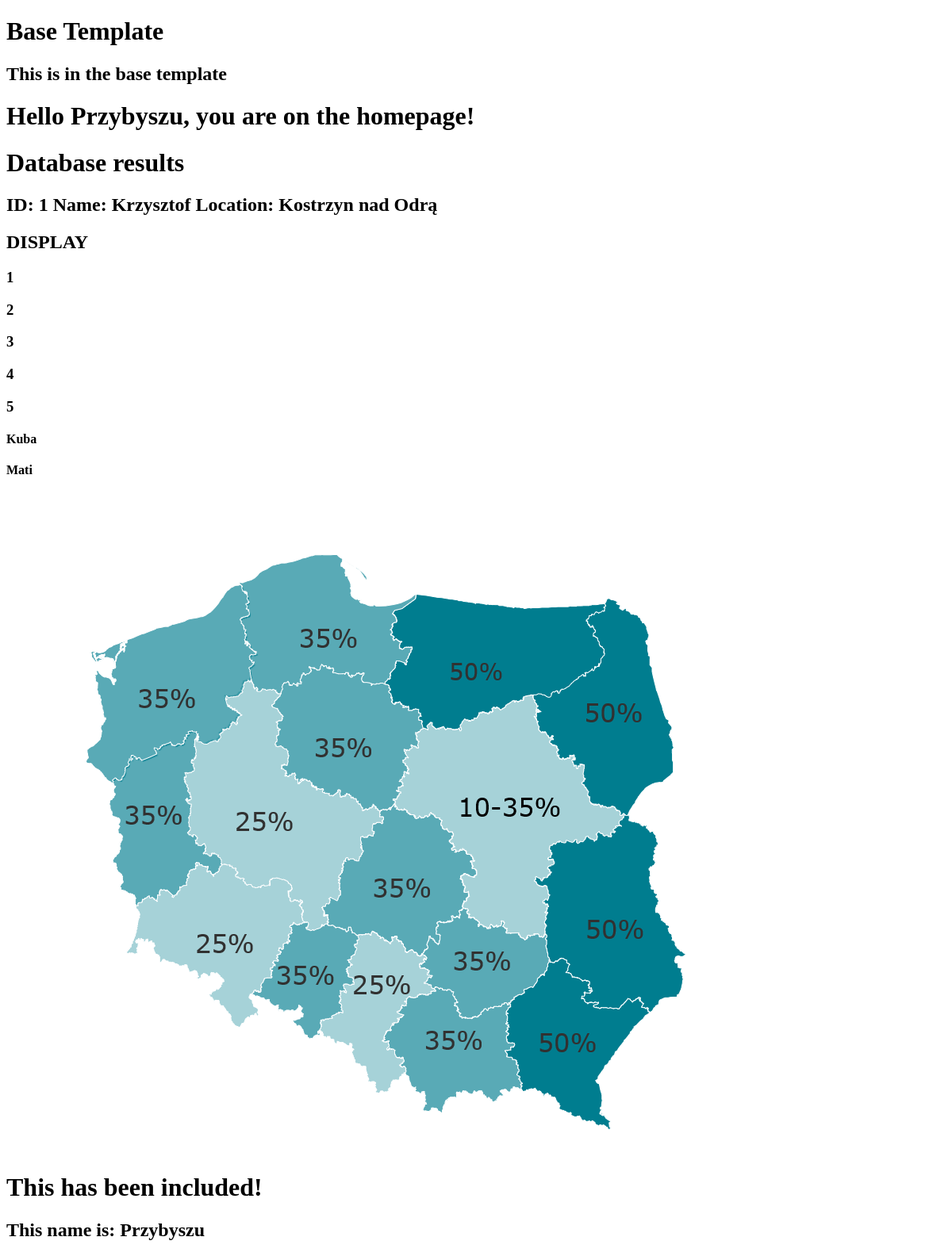
Page /home on the earlier database version.
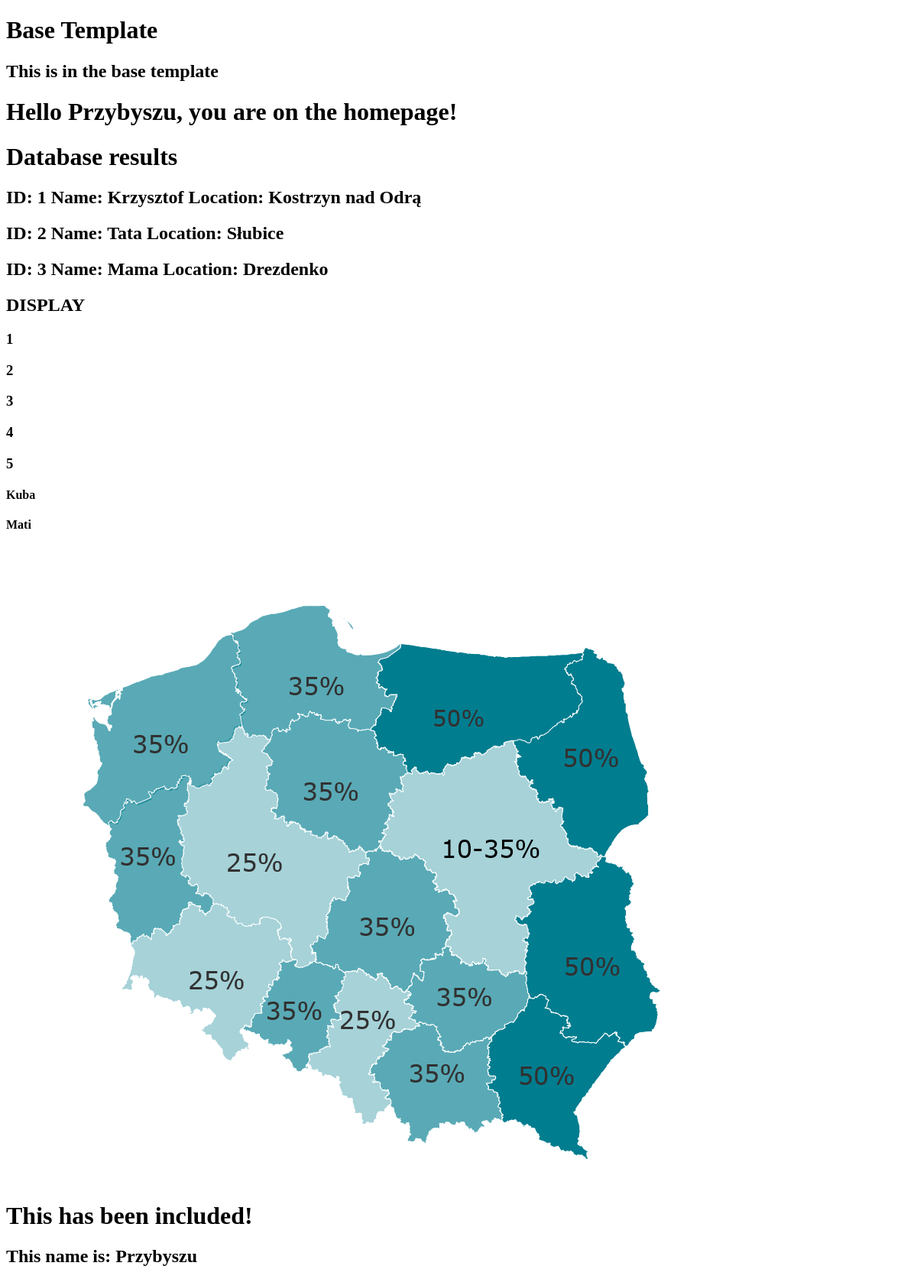
Same page on the later database version.
### tables this page shows
CREATE TABLE users (id integer primary key autoincrement, name text, location text);

### app.py (the view)
@app.route('/home', methods=['POST', 'GET'], defaults={'name': 'Przybyszu'})
@app.route('/home/<string:name>', methods=['POST', 'GET'])
def home(name):
    session['name'] = name
    db = get_db()
    cur = db.execute('select id, name, location from users')
    results = cur.fetchall()
    return render_template('home.html', name=name, display=True, mylist = [1,2,3,4,5], listdict = [{'name': 'Kuba'}, \
                            {'name': 'Mati'}], results=results)

### app.py (called while the page is built)
def connect_db():
    sql = sqlite3.connect('data.db')
    sql.row_factory = sqlite3.Row
    return sql

def get_db():
    if not hasattr(g, 'sqlite3'):
        g.sqlite_db = connect_db()
    return g.sqlite_db

### templates/home.html (shortened to what this page needs)
{% extends 'base.html' %}
{% block content %}{{ super() }}
<h1>Hello <b>{{ name }}</b>, you are on the homepage!</h1>
    <h1>Database results</h1>
    {%  for item in results %}
        <h2>ID: {{ item.ID }} Name: {{ item.name }} Location: {{ item.location }}</h2>
    {% endfor %}
{% if display %}
    <h2><b>DISPLAY</b></h2>
    {% else %}
    <h2><b>NOT DISPLAY</b></h2>
{% endif %}
{% for x in mylist %}
    <h3>{{ x }}</h3>
{% endfor %}
{% for x in listdict %}
    <h4>{{ x.name }}</h4>
{% endfor %}
<img src="{{ url_for('static', filename='mapa.PNG') }}">
    {% include 'include_this.html' %}
{% endblock %}

### templates/base.html (shortened to what this page needs)
<!DOCTYPE html>
<html lang="pl">
<head>
</head>
<body>
<h1>Base Template</h1>
{% block content %}
    <h2>This is in the base template</h2>{% endblock %}
</body>
</html>

### templates/include_this.html
<h1>This has been included!</h1>
<h2>This name is: {{ name }}</h2>

Differences in the rows shown:
added users: ID "2", name "Tata", location "Słubice"
added users: ID "3", name "Mama", location "Drezdenko"
